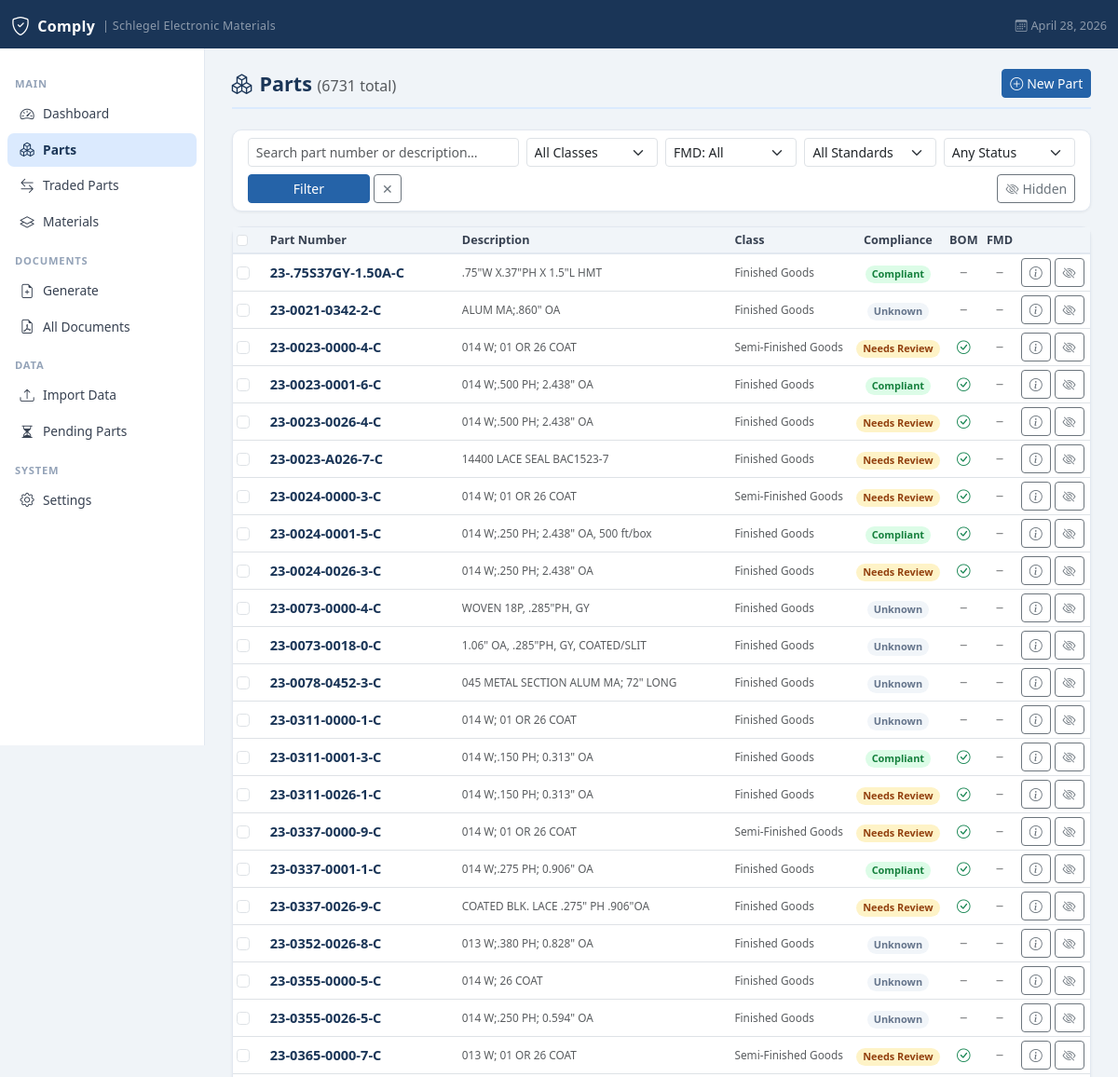
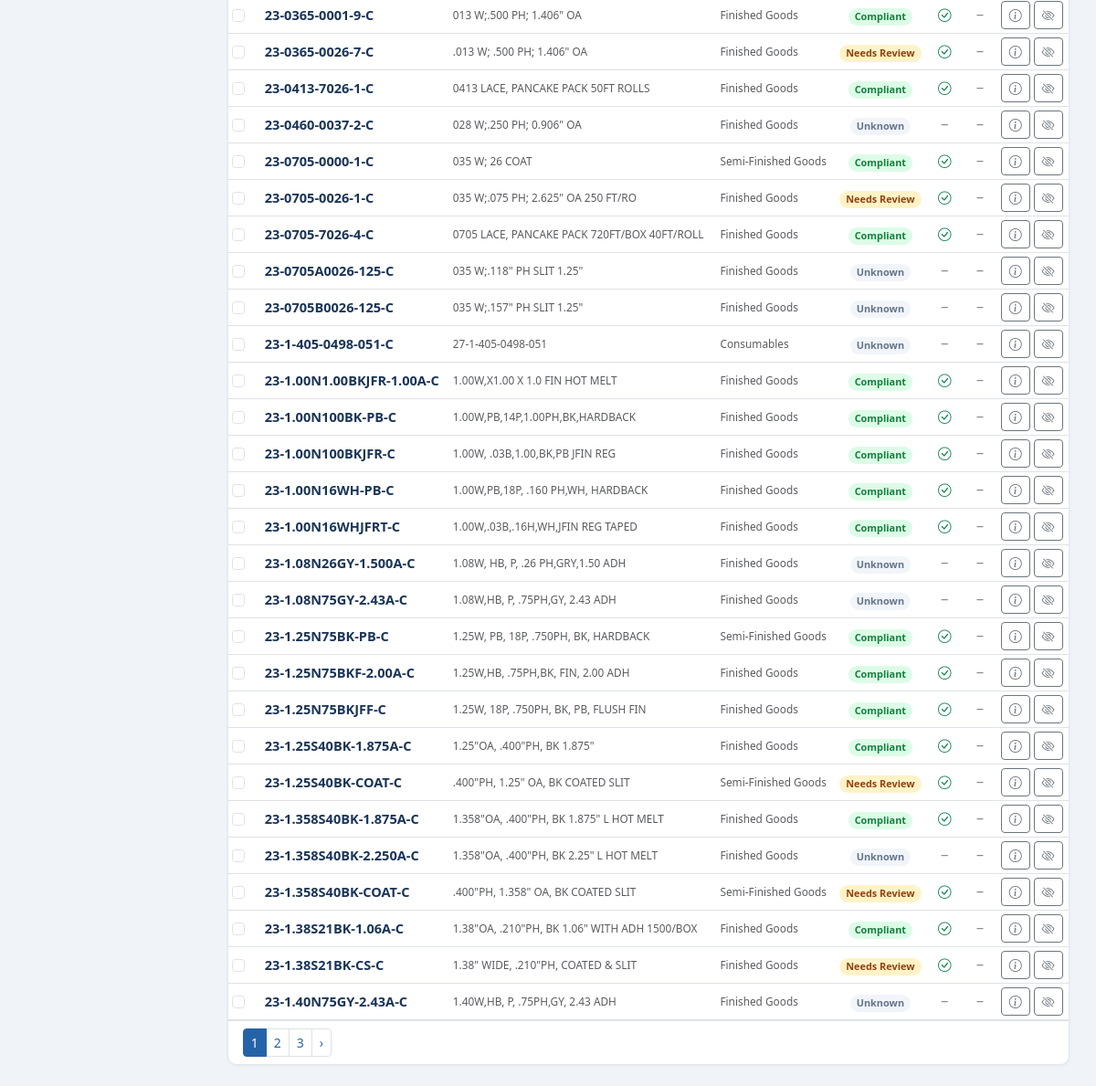
Page /parts on the committed database (2 pictures, top to bottom).
### tables this page shows
CREATE TABLE settings(
            id          INTEGER PRIMARY KEY AUTOINCREMENT,
            key         TEXT NOT NULL UNIQUE,
            value       TEXT,
            updated_at  TEXT DEFAULT (datetime('now'))
        );

CREATE TABLE parts (
            id              INTEGER PRIMARY KEY AUTOINCREMENT,
            part_number     TEXT NOT NULL UNIQUE,
            description     TEXT,
            part_class      TEXT,
            part_type       TEXT,
            product_group   TEXT,
            uom             TEXT,
            commodity_code  TEXT,
            is_traded       INTEGER DEFAULT 0,
            traded_vendor   TEXT,
            is_active       INTEGER DEFAULT 1,
            has_bom         INTEGER DEFAULT 0,
            created_at      TEXT DEFAULT (datetime('now')),
            updated_at      TEXT DEFAULT (datetime('now')),
            is_hidden       INTEGER DEFAULT 0
        , notes TEXT, weee_category TEXT);

### app.py (the view, shortened to what this page needs)
@app.route("/parts")
def parts_list():
    search   = request.args.get("search","").strip()
    cls_f    = request.args.get("cls", "")
    fmd_f    = request.args.get("fmd", "")
    std_f    = request.args.get("std", "")
    status_f = request.args.get("status_f", "")
    page     = int(request.args.get("page", 1))
    per_page = 50
    query  = """SELECT p.*,
        (SELECT cs.status FROM compliance_status cs
         WHERE cs.part_number=p.part_number AND cs.standard='RoHS' LIMIT 1) as rohs_status,
        (SELECT cs.status FROM compliance_status cs
         WHERE cs.part_number=p.part_number AND cs.standard='REACH' LIMIT 1) as reach_status,
        (SELECT cs.status FROM compliance_status cs
         WHERE cs.part_number=p.part_number AND cs.standard='PFAS' LIMIT 1) as pfas_status,
        (SELECT cs.status FROM compliance_status cs
         WHERE cs.part_number=p.part_number AND cs.standard='Montreal Protocol' LIMIT 1) as montreal_status,
        (SELECT COUNT(*) FROM fmd_files f
         WHERE f.part_number=p.part_number) as has_fmd,
        (CASE
          WHEN EXISTS (SELECT 1 FROM compliance_status cs WHERE cs.part_number=p.part_number
            AND cs.status IN ('Non-Compliant','Contains SVHC','Contains PFAS','Contains ODS',
                              'Contains Prop 65 Substances','Restricted Substance Detected','Contains Halogens'))
            THEN 'Non-Compliant'
          WHEN EXISTS (SELECT 1 FROM compliance_status cs WHERE cs.part_number=p.part_number
            AND cs.status = 'Needs Review') THEN 'Needs Review'
          WHEN NOT EXISTS (SELECT 1 FROM compliance_status cs WHERE cs.part_number=p.part_number)
            THEN 'Unknown'
          ELSE 'Compliant'
        END) as worst_status
        FROM parts p WHERE p.is_traded=0 AND p.is_active=1 AND p.is_hidden=0"""
    params = []
    if search:
        query += " AND (p.part_number LIKE ? OR p.description LIKE ?)"
        params += [f"%{search}%", f"%{search}%"]
    if cls_f:
        query += " AND p.part_class = ?"
        params.append(cls_f)
    if fmd_f == "yes":
        query += " AND (SELECT COUNT(*) FROM fmd_files f WHERE f.part_number=p.part_number) > 0"
    elif fmd_f == "no":
        query += " AND (SELECT COUNT(*) FROM fmd_files f WHERE f.part_number=p.part_number) = 0"
    count_q = "SELECT COUNT(*) FROM parts p WHERE p.is_traded=0 AND p.is_active=1 AND p.is_hidden=0"
    count_params = []
    if search:
        count_q += " AND (p.part_number LIKE ? OR p.description LIKE ?)"
        count_params += [f"%{search}%", f"%{search}%"]
    if cls_f:
        count_q += " AND p.part_class = ?"
        count_params.append(cls_f)
    if fmd_f == "yes":
        count_q += " AND (SELECT COUNT(*) FROM fmd_files f WHERE f.part_number=p.part_number) > 0"
    elif fmd_f == "no":
        count_q += " AND (SELECT COUNT(*) FROM fmd_files f WHERE f.part_number=p.part_number) = 0"
    conn = get_db()
    total_count = conn.execute(count_q, count_params).fetchone()[0]
    query += " ORDER BY p.part_number LIMIT ? OFFSET ?"
    params += [per_page, (page-1)*per_page]
    parts = conn.execute(query, params).fetchall()
    classes = conn.execute(
        "SELECT DISTINCT part_class FROM parts WHERE is_traded=0 AND part_class != '' ORDER BY part_class"
    ).fetchall()
    conn.close()
    total_pages = (total_count + per_page - 1) // per_page
    return render_template("parts.html", parts=parts, search=search,
                       cls_f=cls_f, fmd_f=fmd_f, std_f=std_f, status_f=status_f,
                       classes=classes, page=page,
                       total_pages=total_pages, total_count=total_count)

### app.py (called while the page is built)
def get_db():
    conn = sqlite3.connect(DB_PATH)
    conn.row_factory = sqlite3.Row
    conn.execute("PRAGMA foreign_keys = ON")
    return conn

def get_unacknowledged_versions():
    conn = get_db()
    rows = conn.execute("""
        SELECT rv.standard, rv.version, rv.updated_at, rv.notes
        FROM regulatory_versions rv
        WHERE NOT EXISTS (
            SELECT 1 FROM user_acknowledged_versions uav
            WHERE uav.standard = rv.standard
            AND uav.version = rv.version
        )
        ORDER BY rv.updated_at DESC
    """).fetchall()
    conn.close()
    return [dict(r) for r in rows]

@app.context_processor
def inject_regulatory_notifications():
    try:
        updates = get_unacknowledged_versions()
    except Exception:
        updates = []
    return dict(regulatory_updates=updates)

@app.context_processor
def inject_globals():
    import flask
    conn = get_db()
    rows = conn.execute("SELECT key, value FROM settings").fetchall()
    settings = {r["key"]: r["value"] for r in rows}
    theme = settings.get("theme", "navy")
    conn.close()
    return {
        "now":      datetime.now(),
        "request":  flask.request,
        "settings": settings,
        "theme":    theme,
    }

### templates/parts.html (shortened to what this page needs)
{% extends "base.html" %}
{% macro status_badge(val) %}
  {% if val in ['Compliant','PFAS-Free','Halogen-Free'] %}<span class="badge badge-compliant rounded-pill">{{ val }}</span>
  {% elif val in ['Needs Review'] %}<span class="badge badge-review rounded-pill">{{ val }}</span>
  {% elif val in ['Non-Compliant','Contains SVHC','Contains PFAS','Contains ODS','Contains Prop 65 Substances','Restricted Substance Detected','Contains Halogens'] %}<span class="badge badge-noncompliant rounded-pill">{{ val }}</span>
  {% elif val == 'Exempt' %}<span class="badge badge-exempt rounded-pill">{{ val }}</span>
  {% else %}<span class="badge badge-unknown rounded-pill">{{ val or 'Unknown' }}</span>
  {% endif %}
{% endmacro %}
{% block content %}
<div class="page-header">
  <h1><i class="bi bi-boxes me-2"></i>Parts <span class="text-muted fw-normal fs-6">({{ total_count }} total)</span></h1>
  <button type="button" class="btn btn-primary btn-sm" data-bs-toggle="modal" data-bs-target="#newPartModal">
    <i class="bi bi-plus-circle me-1"></i>New Part
  </button>
</div>
<div class="card mb-3">
  <div class="card-body py-2 px-3">
    <form method="get" class="row g-2 align-items-end">
      <div class="col-12 col-md-4">
        <input type="text" name="search" class="form-control form-control-sm"
               placeholder="Search part number or description…" value="{{ search }}"/>
      </div>
      <div class="col-6 col-md-2">
        <select name="cls" class="form-select form-select-sm">
          <option value="">All Classes</option>
        </select>
      </div>
      <div class="col-6 col-md-2">
        <select name="fmd" class="form-select form-select-sm">
          <option value="">FMD: All</option>
        </select>
      </div>
      <div class="col-6 col-md-2">
        <select name="std" class="form-select form-select-sm">
          <option value="">All Standards</option>
        </select>
      </div>
      <div class="col-6 col-md-2">
        <select name="status_f" class="form-select form-select-sm">
          <option value="">Any Status</option>
        </select>
      </div>
      <div class="col-auto">
        <div class="d-flex gap-1">
          <button type="submit" class="btn btn-primary btn-sm px-5">Filter</button>
          <a href="/parts" class="btn btn-outline-secondary btn-sm">✕</a>
        </div>
      </div>
      <div class="col-auto ms-auto">
        <a href="/parts/hidden" class="btn btn-outline-secondary btn-sm">
          <i class="bi bi-eye-slash me-1"></i>Hidden
        </a>
      </div>
    </form>
  </div>
</div>
<div class="card">
  <div class="card-body p-0">
    {% if parts %}
    <div class="table-responsive">
      <table class="table table-hover table-sm align-middle mb-0">
        <thead>
          <tr>
            <th style="width:36px;">
              <input type="checkbox" id="selectAll" class="form-check-input"/>
            </th>
            <th>Part Number</th>
            <th>Description</th>
            <th>Class</th>
            <th class="text-center">Compliance</th>
            <th class="text-center">BOM</th>
            <th class="text-center">FMD</th>
            <th><span class="visually-hidden">Actions</span></th>
          </tr>
        </thead>
        <tbody>
          {% for p in parts %}
          <tr>
            <td>
              <input type="checkbox" class="form-check-input part-checkbox"
                    value="{{ p.part_number }}"/>
            </td>
            <td>
              <a href="/parts/{{ p.part_number }}" class="fw-semibold text-decoration-none" style="color:var(--brand-dark)">
                {{ p.part_number }}
              </a>
            </td>
            <td class="text-muted text-xs">{{ (p.description or '')[:45] }}{% if p.description and p.description|length > 45 %}…{% endif %}</td>
            <td class="text-xs text-muted">{{ p.part_class or '—' }}</td>
            <td class="text-center">{{ status_badge(p.worst_status) }}</td>
            <td class="text-center">
              {% if p.has_bom %}
                <i class="bi bi-check-circle text-success"></i>
              {% else %}
                <i class="bi bi-dash text-muted"></i>
              {% endif %}
            </td>
            <td class="text-center">
              {% if p.has_fmd %}
                <i class="bi bi-check-circle text-success"></i>
              {% else %}
                <i class="bi bi-dash text-muted"></i>
              {% endif %}
            </td>
            <td>
              <a href="/parts/{{ p.part_number }}" class="btn btn-outline-secondary btn-sm" aria-label="View part details">
                <i class="bi bi-info-circle"></i>
              </a>
              <form method="post" action="/parts/{{ p.part_number }}/hide" class="d-inline">
                <button type="submit" class="btn btn-outline-secondary btn-sm" aria-label="Hide part from listing">
                  <i class="bi bi-eye-slash"></i>
                </button>
              </form>
            </td>
          </tr>
          {% endfor %}
        </tbody>
      </table>
    </div>
    {% if total_pages > 1 %}
    <nav class="px-3 py-2 border-top" aria-label="Pagination">
      <ul class="pagination pagination-sm mb-0">
        {% for pg in range([1, page-2]|max, [total_pages+1, page+3]|min) %}
        <li class="page-item {% if pg==page %}active{% endif %}">
          <a class="page-link" href="?page={{ pg }}&search={{ search }}&cls={{ cls_f }}&fmd={{ fmd_f }}&std={{ std_f }}&status_f={{ status_f }}">{{ pg }}</a>
        </li>
        {% endfor %}
        {% if page < total_pages %}
        <li class="page-item"><a class="page-link" href="?page={{ page+1 }}&search={{ search }}&cls={{ cls_f }}&fmd={{ fmd_f }}&std={{ std_f }}&status_f={{ status_f }}">›</a></li>
        {% endif %}
      </ul>
    </nav>
    {% endif %}
    {% else %}
    <div class="text-center py-5 text-muted">
      <i class="bi bi-boxes fs-1 d-block mb-2 opacity-25"></i>
      No parts found.
      {% if search or cls_f or fmd_f or std_f or status_f %}<a href="/parts">Clear filters</a>{% else %}<a href="/import">Import parts to get started.</a>{% endif %}
    </div>
    {% endif %}
  </div>
</div>
{% endblock %}

### templates/base.html (shortened to what this page needs)
<!DOCTYPE html>
<html lang="en">
<head>
  <link href="https://cdn.jsdelivr.net/npm/bootstrap@5.3.2/dist/css/bootstrap.min.css" rel="stylesheet"/>
  <link href="https://cdn.jsdelivr.net/npm/bootstrap-icons@1.11.3/font/bootstrap-icons.css" rel="stylesheet"/>
</head>
<body>
<nav class="navbar navbar-dark">
  <div class="container-fluid">
    <a class="navbar-brand d-flex align-items-center gap-2" href="/">
      <i class="bi bi-shield-check fs-5"></i> Comply
      <span class="text-white-50 fw-normal" style="font-size:.78rem;">| {{ settings.get('company_name', 'Comply') }}</span>
    </a>
    <span class="text-white-50 small">
      <i class="bi bi-calendar3 me-1"></i>{{ now.strftime('%B %d, %Y') if now else '' }}
    </span>
  </div>
</nav>
<div class="main-wrap">
  <aside class="sidebar d-none d-md-flex flex-column">
    <div class="sidebar-section">Main</div>
    <ul class="nav flex-column">
      <li><a class="nav-link {% if request.endpoint=='dashboard' %}active{% endif %}" href="/">
        <i class="bi bi-speedometer2"></i> Dashboard
      </a></li>
      <li><a class="nav-link {% if request.endpoint in ['parts_list','part_detail'] %}active{% endif %}" href="/parts">
        <i class="bi bi-boxes"></i> Parts
      </a></li>
      <li><a class="nav-link {% if request.endpoint=='traded_parts' %}active{% endif %}" href="/parts/traded">
        <i class="bi bi-arrow-left-right"></i> Traded Parts
      </a></li>
      <li><a class="nav-link {% if 'material' in (request.endpoint or '') %}active{% endif %}" href="/materials">
        <i class="bi bi-layers"></i> Materials
      </a></li>
    </ul>
    <div class="sidebar-section">Documents</div>
    <ul class="nav flex-column">
      <li><a class="nav-link {% if request.endpoint=='generate_document' %}active{% endif %}" href="/documents/generate">
        <i class="bi bi-file-earmark-plus"></i> Generate
      </a></li>
      <li><a class="nav-link {% if request.endpoint=='documents_list' %}active{% endif %}" href="/documents">
        <i class="bi bi-file-earmark-pdf"></i> All Documents
      </a></li>
    </ul>
    <div class="sidebar-section">Data</div>
    <ul class="nav flex-column">
      <li><a class="nav-link {% if request.endpoint=='import_data' %}active{% endif %}" href="/import">
        <i class="bi bi-upload"></i> Import Data
      </a></li>
      <li><a class="nav-link {% if request.endpoint=='pending_parts' %}active{% endif %}" href="/parts/pending">
        <i class="bi bi-hourglass-split"></i> Pending Parts
      </a></li>
    </ul>
    <div class="sidebar-section">System</div>
    <ul class="nav flex-column">
      <li><a class="nav-link {% if request.endpoint=='settings_page' %}active{% endif %}" href="/settings">
        <i class="bi bi-gear"></i> Settings
      </a></li>
    </ul>
  </aside>
  <main class="main-content">
    {% block content %}{% endblock %}
  </main>
</div>
</body>
</html>

### rows in the picture
settings: get "Schlegel Electronic Materials"
parts: part_number "23-0365-0026-7-C", description ".013 W; .500 PH; 1.406\" OA", part_class "Finished Goods", val "Needs Review", has_bom 1 (drawn)
parts: part_number "23-1-405-0498-051-C", description "27-1-405-0498-051", part_class "Consumables", val "Unknown", has_bom 0 (drawn)

### other values in the picture
{{ total_count }} "6731"
{{ p.part_number }} "23-.75S37GY-1.50A-C" "23-0021-0342-2-C" "23-0023-0000-4-C" "23-0023-0001-6-C" "23-0023-0026-4-C" "23-0023-A026-7-C" "23-0024-0000-3-C" "23-0024-0001-5-C" "23-0024-0026-3-C" "23-0073-0000-4-C" "23-0073-0018-0-C" "23-0078-0452-3-C" "23-0311-0000-1-C" "23-0311-0001-3-C" "23-0311-0026-1-C" "23-0337-0000-9-C" "23-0337-0001-1-C" "23-0337-0026-9-C" "23-0352-0026-8-C" "23-0355-0000-5-C" "23-0355-0026-5-C" "23-0365-0000-7-C" "23-0365-0001-9-C" "23-0413-7026-1-C" "23-0460-0037-2-C" "23-0705-0000-1-C" "23-0705-0026-1-C" "23-0705-7026-4-C" "23-0705A0026-125-C" "23-0705B0026-125-C" "23-1.00N1.00BKJFR-1.00A-C" "23-1.00N100BK-PB-C" "23-1.00N100BKJFR-C" "23-1.00N16WH-PB-C" "23-1.00N16WHJFRT-C" "23-1.08N26GY-1.500A-C" "23-1.08N75GY-2.43A-C" "23-1.25N75BK-PB-C" "23-1.25N75BKF-2.00A-C" "23-1.25N75BKJFF-C" "23-1.25S40BK-1.875A-C" "23-1.25S40BK-COAT-C" "23-1.358S40BK-1.875A-C" "23-1.358S40BK-2.250A-C" "23-1.358S40BK-COAT-C" "23-1.38S21BK-1.06A-C" "23-1.38S21BK-CS-C" "23-1.40N75GY-2.43A-C"
{{ (p.description or '')[:45] }} ".75\"W X.37\"PH X 1.5\"L HMT" "ALUM MA;.860\" OA" "014 W; 01 OR 26 COAT" "014 W;.500 PH; 2.438\" OA" "014 W;.500 PH; 2.438\" OA" "14400 LACE SEAL BAC1523-7" "014 W; 01 OR 26 COAT" "014 W;.250 PH; 2.438\" OA, 500 ft/box" "014 W;.250 PH; 2.438\" OA" "WOVEN 18P, .285\"PH, GY" "1.06\" OA, .285\"PH, GY, COATED/SLIT" "045 METAL SECTION ALUM MA; 72\" LONG" "014 W; 01 OR 26 COAT" "014 W;.150 PH; 0.313\" OA" "014 W;.150 PH; 0.313\" OA" "014 W; 01 OR 26 COAT" "014 W;.275 PH; 0.906\" OA" "COATED BLK. LACE .275\" PH .906\"OA" "013 W;.380 PH; 0.828\" OA" "014 W; 26 COAT" "014 W;.250 PH; 0.594\" OA" "013 W; 01 OR 26 COAT" "013 W;.500 PH; 1.406\" OA" "0413 LACE, PANCAKE PACK 50FT ROLLS" "028 W;.250 PH; 0.906\" OA" "035 W; 26 COAT" "035 W;.075 PH; 2.625\" OA 250 FT/RO" "0705 LACE, PANCAKE PACK 720FT/BOX 40FT/ROLL" "035 W;.118\" PH SLIT 1.25\"" "035 W;.157\" PH SLIT 1.25\"" "1.00W,X1.00 X 1.0 FIN HOT MELT" "1.00W,PB,14P,1.00PH,BK,HARDBACK" "1.00W, .03B,1.00,BK,PB JFIN REG" "1.00W,PB,18P, .160 PH,WH, HARDBACK" "1.00W,.03B,.16H,WH,JFIN REG TAPED" "1.08W, HB, P, .26 PH,GRY,1.50 ADH" "1.08W,HB, P, .75PH,GY, 2.43 ADH" "1.25W, PB, 18P, .750PH, BK, HARDBACK" "1.25W,HB, .75PH,BK, FIN, 2.00 ADH" "1.25W, 18P, .750PH, BK, PB, FLUSH FIN" "1.25\"OA, .400\"PH, BK 1.875\"" ".400\"PH, 1.25\" OA, BK COATED SLIT" "1.358\"OA, .400\"PH, BK 1.875\" L HOT MELT" "1.358\"OA, .400\"PH, BK 2.25\" L HOT MELT" ".400\"PH, 1.358\" OA, BK COATED SLIT" "1.38\"OA, .210\"PH, BK 1.06\" WITH ADH 1500/BOX" "1.38\" WIDE, .210\"PH, COATED & SLIT" "1.40W,HB, P, .75PH,GY, 2.43 ADH"
{{ p.part_class or '—' }} "Finished Goods" "Finished Goods" "Semi-Finished Goods" "Finished Goods" "Finished Goods" "Finished Goods" "Semi-Finished Goods" "Finished Goods" "Finished Goods" "Finished Goods" "Finished Goods" "Finished Goods" "Finished Goods" "Finished Goods" "Finished Goods" "Semi-Finished Goods" "Finished Goods" "Finished Goods" "Finished Goods" "Finished Goods" "Finished Goods" "Semi-Finished Goods" "Finished Goods" "Finished Goods" "Finished Goods" "Semi-Finished Goods" "Finished Goods" "Finished Goods" "Finished Goods" "Finished Goods" "Finished Goods" "Finished Goods" "Finished Goods" "Finished Goods" "Finished Goods" "Finished Goods" "Finished Goods" "Semi-Finished Goods" "Finished Goods" "Finished Goods" "Finished Goods" "Semi-Finished Goods" "Finished Goods" "Finished Goods" "Semi-Finished Goods" "Finished Goods" "Finished Goods" "Finished Goods"
{{ val }} "Compliant" "Compliant" "Compliant" "Compliant" "Compliant" "Compliant" "Compliant" "Compliant" "Compliant" "Compliant" "Compliant" "Compliant" "Compliant" "Compliant" "Compliant" "Compliant" "Compliant" "Compliant" "Compliant" "Compliant"
{{ val or 'Unknown' }} "Unknown" "Unknown" "Unknown" "Unknown" "Unknown" "Unknown" "Unknown" "Unknown" "Unknown" "Unknown" "Unknown" "Unknown" "Unknown" "Unknown" "Unknown"
{{ val }} "Needs Review" "Needs Review" "Needs Review" "Needs Review" "Needs Review" "Needs Review" "Needs Review" "Needs Review" "Needs Review" "Needs Review" "Needs Review" "Needs Review" "Needs Review"
{{ pg }} "1" "2" "3"
